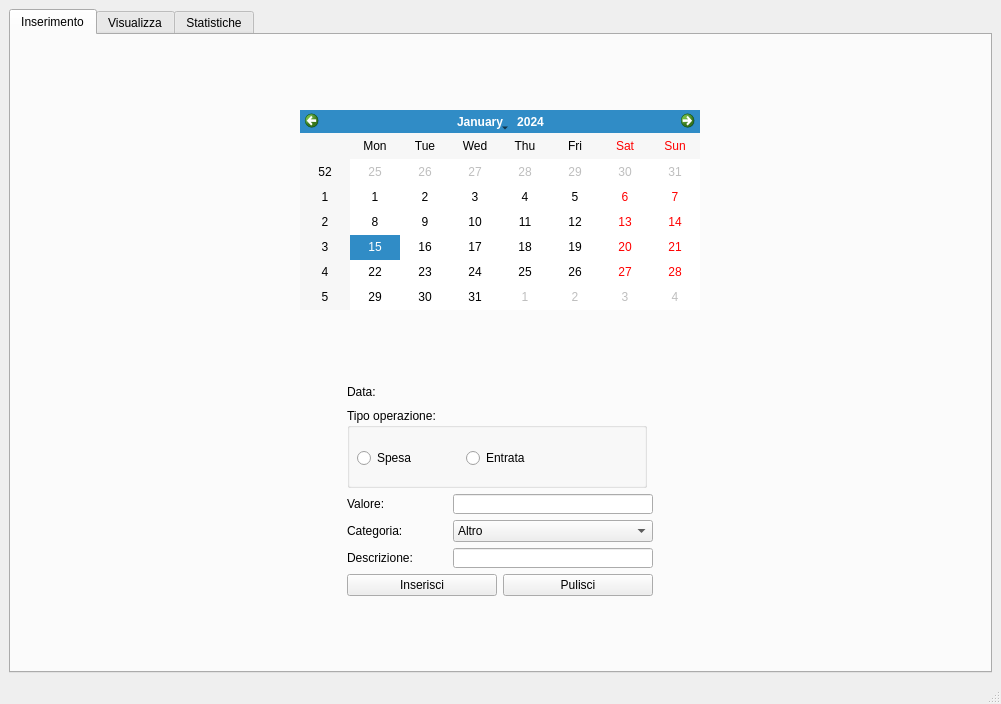
<?xml version="1.0" encoding="UTF-8"?>
<ui version="4.0">
 <class>MainWindow</class>
 <widget class="QMainWindow" name="MainWindow">
  <property name="geometry">
   <rect>
    <x>0</x>
    <y>0</y>
    <width>1001</width>
    <height>704</height>
   </rect>
  </property>
  <property name="windowTitle">
   <string>MainWindow</string>
  </property>
  <widget class="QWidget" name="centralwidget">
   <layout class="QGridLayout" name="gridLayout">
    <item row="0" column="0">
     <widget class="QTabWidget" name="t_tabPrincipale">
      <property name="currentIndex">
       <number>0</number>
      </property>
      <widget class="QWidget" name="t_ins">
       <attribute name="title">
        <string>Inserimento</string>
       </attribute>
       <layout class="QGridLayout" name="gridLayout_5">
        <item row="0" column="0">
         <widget class="QCalendarWidget" name="calendarWidget">
          <property name="sizePolicy">
           <sizepolicy hsizetype="Preferred" vsizetype="Preferred">
            <horstretch>0</horstretch>
            <verstretch>0</verstretch>
           </sizepolicy>
          </property>
          <property name="minimumSize">
           <size>
            <width>0</width>
            <height>0</height>
           </size>
          </property>
          <property name="maximumSize">
           <size>
            <width>400</width>
            <height>200</height>
           </size>
          </property>
         </widget>
        </item>
        <item row="1" column="0">
         <layout class="QGridLayout" name="gridLayout_4">
          <item row="4" column="0">
           <layout class="QGridLayout" name="gridLayout_3">
            <item row="0" column="0">
             <widget class="QLabel" name="label_2">
              <property name="sizePolicy">
               <sizepolicy hsizetype="Fixed" vsizetype="Minimum">
                <horstretch>0</horstretch>
                <verstretch>0</verstretch>
               </sizepolicy>
              </property>
              <property name="minimumSize">
               <size>
                <width>100</width>
                <height>20</height>
               </size>
              </property>
              <property name="maximumSize">
               <size>
                <width>100</width>
                <height>20</height>
               </size>
              </property>
              <property name="text">
               <string>Descrizione:</string>
              </property>
             </widget>
            </item>
            <item row="0" column="1">
             <widget class="QLineEdit" name="l_lineDesc">
              <property name="sizePolicy">
               <sizepolicy hsizetype="Fixed" vsizetype="Fixed">
                <horstretch>0</horstretch>
                <verstretch>0</verstretch>
               </sizepolicy>
              </property>
              <property name="minimumSize">
               <size>
                <width>200</width>
                <height>20</height>
               </size>
              </property>
              <property name="maximumSize">
               <size>
                <width>200</width>
                <height>20</height>
               </size>
              </property>
             </widget>
            </item>
           </layout>
          </item>
          <item row="3" column="0">
           <layout class="QGridLayout" name="gridLayout_8">
            <item row="0" column="0">
             <widget class="QLabel" name="label_5">
              <property name="sizePolicy">
               <sizepolicy hsizetype="Fixed" vsizetype="Minimum">
                <horstretch>0</horstretch>
                <verstretch>0</verstretch>
               </sizepolicy>
              </property>
              <property name="minimumSize">
               <size>
                <width>100</width>
                <height>20</height>
               </size>
              </property>
              <property name="maximumSize">
               <size>
                <width>100</width>
                <height>20</height>
               </size>
              </property>
              <property name="text">
               <string>Categoria:</string>
              </property>
             </widget>
            </item>
            <item row="0" column="1">
             <widget class="QComboBox" name="c_comboCategoria">
              <item>
               <property name="text">
                <string>Altro</string>
               </property>
              </item>
              <item>
               <property name="text">
                <string>Amazon</string>
               </property>
              </item>
              <item>
               <property name="text">
                <string>Ristorante</string>
               </property>
              </item>
              <item>
               <property name="text">
                <string>Bar</string>
               </property>
              </item>
              <item>
               <property name="text">
                <string>Svago</string>
               </property>
              </item>
              <item>
               <property name="text">
                <string>Stipendio</string>
               </property>
              </item>
             </widget>
            </item>
           </layout>
          </item>
          <item row="0" column="0">
           <layout class="QGridLayout" name="gridLayout_7">
            <item row="0" column="0">
             <widget class="QLabel" name="label_4">
              <property name="sizePolicy">
               <sizepolicy hsizetype="Fixed" vsizetype="Fixed">
                <horstretch>0</horstretch>
                <verstretch>0</verstretch>
               </sizepolicy>
              </property>
              <property name="minimumSize">
               <size>
                <width>100</width>
                <height>20</height>
               </size>
              </property>
              <property name="maximumSize">
               <size>
                <width>100</width>
                <height>20</height>
               </size>
              </property>
              <property name="text">
               <string>Data:</string>
              </property>
             </widget>
            </item>
            <item row="0" column="1">
             <widget class="QLabel" name="l_labelData">
              <property name="text">
               <string/>
              </property>
             </widget>
            </item>
           </layout>
          </item>
          <item row="1" column="0">
           <widget class="QGroupBox" name="groupBox">
            <property name="sizePolicy">
             <sizepolicy hsizetype="Fixed" vsizetype="Fixed">
              <horstretch>0</horstretch>
              <verstretch>0</verstretch>
             </sizepolicy>
            </property>
            <property name="minimumSize">
             <size>
              <width>300</width>
              <height>80</height>
             </size>
            </property>
            <property name="maximumSize">
             <size>
              <width>300</width>
              <height>80</height>
             </size>
            </property>
            <property name="title">
             <string>Tipo operazione:</string>
            </property>
            <widget class="QWidget" name="layoutWidget">
             <property name="geometry">
              <rect>
               <x>10</x>
               <y>40</y>
               <width>211</width>
               <height>20</height>
              </rect>
             </property>
             <layout class="QHBoxLayout" name="horizontalLayout">
              <item>
               <widget class="QRadioButton" name="radioButton">
                <property name="text">
                 <string>Spesa</string>
                </property>
               </widget>
              </item>
              <item>
               <widget class="QRadioButton" name="radioButton_2">
                <property name="text">
                 <string>Entrata</string>
                </property>
               </widget>
              </item>
             </layout>
            </widget>
           </widget>
          </item>
          <item row="2" column="0">
           <layout class="QGridLayout" name="gridLayout_2">
            <item row="0" column="0">
             <widget class="QLabel" name="label_3">
              <property name="sizePolicy">
               <sizepolicy hsizetype="Fixed" vsizetype="Fixed">
                <horstretch>0</horstretch>
                <verstretch>0</verstretch>
               </sizepolicy>
              </property>
              <property name="minimumSize">
               <size>
                <width>100</width>
                <height>20</height>
               </size>
              </property>
              <property name="maximumSize">
               <size>
                <width>100</width>
                <height>20</height>
               </size>
              </property>
              <property name="text">
               <string>Valore:</string>
              </property>
             </widget>
            </item>
            <item row="0" column="1">
             <widget class="QLineEdit" name="l_lineValore">
              <property name="sizePolicy">
               <sizepolicy hsizetype="Fixed" vsizetype="Fixed">
                <horstretch>0</horstretch>
                <verstretch>0</verstretch>
               </sizepolicy>
              </property>
              <property name="minimumSize">
               <size>
                <width>200</width>
                <height>20</height>
               </size>
              </property>
              <property name="maximumSize">
               <size>
                <width>200</width>
                <height>20</height>
               </size>
              </property>
             </widget>
            </item>
           </layout>
          </item>
          <item row="5" column="0">
           <layout class="QHBoxLayout" name="horizontalLayout_3">
            <item>
             <widget class="QPushButton" name="b_buttonIns">
              <property name="text">
               <string>Inserisci</string>
              </property>
             </widget>
            </item>
            <item>
             <widget class="QPushButton" name="b_buttonPulisci">
              <property name="text">
               <string>Pulisci</string>
              </property>
             </widget>
            </item>
           </layout>
          </item>
         </layout>
        </item>
       </layout>
      </widget>
      <widget class="QWidget" name="t_vis">
       <attribute name="title">
        <string>Visualizza</string>
       </attribute>
       <layout class="QVBoxLayout" name="verticalLayout_4">
        <item>
         <layout class="QHBoxLayout" name="horizontalLayout_11">
          <item>
           <layout class="QVBoxLayout" name="verticalLayout_3">
            <item>
             <layout class="QVBoxLayout" name="verticalLayout">
              <item>
               <layout class="QHBoxLayout" name="horizontalLayout_2">
                <item>
                 <layout class="QHBoxLayout" name="horizontalLayout_6">
                  <item>
                   <widget class="QLabel" name="label_11">
                    <property name="minimumSize">
                     <size>
                      <width>120</width>
                      <height>20</height>
                     </size>
                    </property>
                    <property name="maximumSize">
                     <size>
                      <width>120</width>
                      <height>20</height>
                     </size>
                    </property>
                    <property name="text">
                     <string>Totale saldo:</string>
                    </property>
                   </widget>
                  </item>
                  <item>
                   <widget class="QLabel" name="l_labelEntrataTot">
                    <property name="minimumSize">
                     <size>
                      <width>100</width>
                      <height>20</height>
                     </size>
                    </property>
                    <property name="maximumSize">
                     <size>
                      <width>100</width>
                      <height>20</height>
                     </size>
                    </property>
                    <property name="text">
                     <string/>
                    </property>
                   </widget>
                  </item>
                 </layout>
                </item>
                <item>
                 <layout class="QHBoxLayout" name="horizontalLayout_7">
                  <item>
                   <widget class="QLabel" name="label_13">
                    <property name="minimumSize">
                     <size>
                      <width>120</width>
                      <height>20</height>
                     </size>
                    </property>
                    <property name="maximumSize">
                     <size>
                      <width>120</width>
                      <height>20</height>
                     </size>
                    </property>
                    <property name="text">
                     <string>Uscita totale:</string>
                    </property>
                   </widget>
                  </item>
                  <item>
                   <widget class="QLabel" name="l_labelUscitaTot">
                    <property name="minimumSize">
                     <size>
                      <width>100</width>
                      <height>20</height>
                     </size>
                    </property>
                    <property name="maximumSize">
                     <size>
                      <width>100</width>
                      <height>20</height>
                     </size>
                    </property>
                    <property name="text">
                     <string/>
                    </property>
                   </widget>
                  </item>
                 </layout>
                </item>
               </layout>
              </item>
              <item>
               <layout class="QHBoxLayout" name="horizontalLayout_5">
                <item>
                 <layout class="QHBoxLayout" name="horizontalLayout_9">
                  <item>
                   <widget class="QLabel" name="label_17">
                    <property name="minimumSize">
                     <size>
                      <width>120</width>
                      <height>20</height>
                     </size>
                    </property>
                    <property name="maximumSize">
                     <size>
                      <width>120</width>
                      <height>20</height>
                     </size>
                    </property>
                    <property name="text">
                     <string>Entrata mensile:</string>
                    </property>
                   </widget>
                  </item>
                  <item>
                   <widget class="QLabel" name="l_labelEntrataMensile">
                    <property name="minimumSize">
                     <size>
                      <width>100</width>
                      <height>20</height>
                     </size>
                    </property>
                    <property name="maximumSize">
                     <size>
                      <width>100</width>
                      <height>20</height>
                     </size>
                    </property>
                    <property name="text">
                     <string/>
                    </property>
                   </widget>
                  </item>
                 </layout>
                </item>
                <item>
                 <layout class="QHBoxLayout" name="horizontalLayout_8">
                  <item>
                   <widget class="QLabel" name="label_15">
                    <property name="minimumSize">
                     <size>
                      <width>120</width>
                      <height>20</height>
                     </size>
                    </property>
                    <property name="maximumSize">
                     <size>
                      <width>120</width>
                      <height>20</height>
                     </size>
                    </property>
                    <property name="text">
                     <string>Uscita mensile:</string>
                    </property>
                   </widget>
                  </item>
                  <item>
                   <widget class="QLabel" name="l_labelUscitaMensile">
                    <property name="minimumSize">
                     <size>
                      <width>100</width>
                      <height>20</height>
                     </size>
                    </property>
                    <property name="maximumSize">
                     <size>
                      <width>100</width>
                      <height>20</height>
                     </size>
                    </property>
                    <property name="text">
                     <string/>
                    </property>
                   </widget>
                  </item>
                 </layout>
                </item>
               </layout>
              </item>
              <item>
               <layout class="QHBoxLayout" name="horizontalLayout_15">
                <item>
                 <layout class="QHBoxLayout" name="horizontalLayout_19">
                  <item>
                   <widget class="QLabel" name="label_24">
                    <property name="minimumSize">
                     <size>
                      <width>120</width>
                      <height>20</height>
                     </size>
                    </property>
                    <property name="maximumSize">
                     <size>
                      <width>120</width>
                      <height>20</height>
                     </size>
                    </property>
                    <property name="text">
                     <string>Entrata settimana:</string>
                    </property>
                   </widget>
                  </item>
                  <item>
                   <widget class="QLabel" name="l_labelEntrataSettimana">
                    <property name="minimumSize">
                     <size>
                      <width>100</width>
                      <height>20</height>
                     </size>
                    </property>
                    <property name="maximumSize">
                     <size>
                      <width>100</width>
                      <height>20</height>
                     </size>
                    </property>
                    <property name="text">
                     <string/>
                    </property>
                   </widget>
                  </item>
                 </layout>
                </item>
                <item>
                 <layout class="QHBoxLayout" name="horizontalLayout_18">
                  <item>
                   <widget class="QLabel" name="label_23">
                    <property name="minimumSize">
                     <size>
                      <width>120</width>
                      <height>20</height>
                     </size>
                    </property>
                    <property name="maximumSize">
                     <size>
                      <width>120</width>
                      <height>20</height>
                     </size>
                    </property>
                    <property name="text">
                     <string>Uscita settimana:</string>
                    </property>
                   </widget>
                  </item>
                  <item>
                   <widget class="QLabel" name="l_labelUscitaSettimana">
                    <property name="minimumSize">
                     <size>
                      <width>100</width>
                      <height>20</height>
                     </size>
                    </property>
                    <property name="maximumSize">
                     <size>
                      <width>100</width>
                      <height>20</height>
                     </size>
                    </property>
                    <property name="text">
                     <string/>
                    </property>
                   </widget>
                  </item>
                 </layout>
                </item>
               </layout>
              </item>
              <item>
               <layout class="QHBoxLayout" name="horizontalLayout_20">
                <item>
                 <layout class="QHBoxLayout" name="horizontalLayout_16">
                  <item>
                   <widget class="QLabel" name="label_21">
                    <property name="minimumSize">
                     <size>
                      <width>120</width>
                      <height>20</height>
                     </size>
                    </property>
                    <property name="maximumSize">
                     <size>
                      <width>120</width>
                      <height>20</height>
                     </size>
                    </property>
                    <property name="text">
                     <string>Entrata giorno:</string>
                    </property>
                   </widget>
                  </item>
                  <item>
                   <widget class="QLabel" name="l_labelEntrataGiorno">
                    <property name="minimumSize">
                     <size>
                      <width>100</width>
                      <height>20</height>
                     </size>
                    </property>
                    <property name="maximumSize">
                     <size>
                      <width>100</width>
                      <height>20</height>
                     </size>
                    </property>
                    <property name="text">
                     <string/>
                    </property>
                   </widget>
                  </item>
                 </layout>
                </item>
                <item>
                 <layout class="QHBoxLayout" name="horizontalLayout_17">
                  <item>
                   <widget class="QLabel" name="label_22">
                    <property name="minimumSize">
                     <size>
                      <width>120</width>
                      <height>20</height>
                     </size>
                    </property>
                    <property name="maximumSize">
                     <size>
                      <width>120</width>
                      <height>20</height>
                     </size>
                    </property>
                    <property name="text">
                     <string>Uscita giorno:</string>
                    </property>
                   </widget>
                  </item>
                  <item>
                   <widget class="QLabel" name="l_labelUscitaGiorno">
                    <property name="minimumSize">
                     <size>
                      <width>100</width>
                      <height>20</height>
                     </size>
                    </property>
                    <property name="maximumSize">
                     <size>
                      <width>100</width>
                      <height>20</height>
                     </size>
                    </property>
                    <property name="text">
                     <string/>
                    </property>
                   </widget>
                  </item>
                 </layout>
                </item>
               </layout>
              </item>
             </layout>
            </item>
            <item>
             <widget class="QCalendarWidget" name="calendarWidget_vis"/>
            </item>
           </layout>
          </item>
          <item>
           <layout class="QVBoxLayout" name="verticalLayout_2">
            <item>
             <widget class="QGroupBox" name="groupBox_2">
              <property name="minimumSize">
               <size>
                <width>0</width>
                <height>85</height>
               </size>
              </property>
              <property name="maximumSize">
               <size>
                <width>16777215</width>
                <height>85</height>
               </size>
              </property>
              <property name="title">
               <string>Visualizzazione</string>
              </property>
              <widget class="QWidget" name="layoutWidget">
               <property name="geometry">
                <rect>
                 <x>10</x>
                 <y>40</y>
                 <width>231</width>
                 <height>20</height>
                </rect>
               </property>
               <layout class="QHBoxLayout" name="horizontalLayout_4">
                <item>
                 <widget class="QRadioButton" name="r_radioMese">
                  <property name="text">
                   <string>Mese</string>
                  </property>
                 </widget>
                </item>
                <item>
                 <widget class="QRadioButton" name="r_radioSettimana">
                  <property name="text">
                   <string>Settimana</string>
                  </property>
                 </widget>
                </item>
                <item>
                 <widget class="QRadioButton" name="r_radioGiorno">
                  <property name="text">
                   <string>Giorno</string>
                  </property>
                 </widget>
                </item>
               </layout>
              </widget>
             </widget>
            </item>
            <item>
             <widget class="QPushButton" name="b_bottonePdf">
              <property name="text">
               <string>Salva su file</string>
              </property>
             </widget>
            </item>
            <item>
             <widget class="QListWidget" name="listWidget"/>
            </item>
           </layout>
          </item>
         </layout>
        </item>
       </layout>
      </widget>
      <widget class="QWidget" name="t_sta">
       <attribute name="title">
        <string>Statistiche</string>
       </attribute>
       <layout class="QHBoxLayout" name="horizontalLayout_21">
        <item>
         <layout class="QVBoxLayout" name="verticalLayout_5">
          <item>
           <widget class="QGroupBox" name="groupBox_3">
            <property name="minimumSize">
             <size>
              <width>0</width>
              <height>85</height>
             </size>
            </property>
            <property name="maximumSize">
             <size>
              <width>16777215</width>
              <height>85</height>
             </size>
            </property>
            <property name="title">
             <string>Visualizzazione</string>
            </property>
            <layout class="QHBoxLayout" name="horizontalLayout_22">
             <item>
              <layout class="QHBoxLayout" name="horizontalLayout_10">
               <item>
                <widget class="QRadioButton" name="r_radioTotStat">
                 <property name="text">
                  <string>Totali</string>
                 </property>
                </widget>
               </item>
               <item>
                <widget class="QRadioButton" name="r_radioMeseStat">
                 <property name="text">
                  <string>Mese</string>
                 </property>
                </widget>
               </item>
               <item>
                <widget class="QRadioButton" name="r_radioSettimanaStat">
                 <property name="text">
                  <string>Settimana</string>
                 </property>
                </widget>
               </item>
               <item>
                <widget class="QRadioButton" name="r_radioGiornoStat">
                 <property name="text">
                  <string>Giorno</string>
                 </property>
                </widget>
               </item>
              </layout>
             </item>
            </layout>
           </widget>
          </item>
          <item>
           <layout class="QGridLayout" name="gridLayout_9">
            <item row="0" column="0">
             <widget class="QLabel" name="label_6">
              <property name="sizePolicy">
               <sizepolicy hsizetype="Fixed" vsizetype="Minimum">
                <horstretch>0</horstretch>
                <verstretch>0</verstretch>
               </sizepolicy>
              </property>
              <property name="minimumSize">
               <size>
                <width>100</width>
                <height>20</height>
               </size>
              </property>
              <property name="maximumSize">
               <size>
                <width>100</width>
                <height>20</height>
               </size>
              </property>
              <property name="text">
               <string>Categoria:</string>
              </property>
             </widget>
            </item>
            <item row="0" column="1">
             <widget class="QComboBox" name="c_comboCategoria_2">
              <item>
               <property name="text">
                <string>Altro</string>
               </property>
              </item>
              <item>
               <property name="text">
                <string>Amazon</string>
               </property>
              </item>
              <item>
               <property name="text">
                <string>Ristorante</string>
               </property>
              </item>
              <item>
               <property name="text">
                <string>Bar</string>
               </property>
              </item>
              <item>
               <property name="text">
                <string>Svago</string>
               </property>
              </item>
              <item>
               <property name="text">
                <string>Stipendio</string>
               </property>
              </item>
             </widget>
            </item>
           </layout>
          </item>
          <item>
           <widget class="QCalendarWidget" name="calendarWidget_2"/>
          </item>
         </layout>
        </item>
        <item>
         <widget class="QGroupBox" name="groupBox_4">
          <property name="title">
           <string>Spese ed entrate per la categoria</string>
          </property>
          <layout class="QGridLayout" name="gridLayout_6">
           <item row="1" column="0">
            <layout class="QHBoxLayout" name="horizontalLayout_14">
             <item>
              <widget class="QLabel" name="label_18">
               <property name="minimumSize">
                <size>
                 <width>120</width>
                 <height>20</height>
                </size>
               </property>
               <property name="maximumSize">
                <size>
                 <width>120</width>
                 <height>20</height>
                </size>
               </property>
               <property name="text">
                <string>Entrata totale:</string>
               </property>
              </widget>
             </item>
             <item>
              <widget class="QLabel" name="l_labelEntrataTotStat">
               <property name="minimumSize">
                <size>
                 <width>100</width>
                 <height>20</height>
                </size>
               </property>
               <property name="maximumSize">
                <size>
                 <width>100</width>
                 <height>20</height>
                </size>
               </property>
               <property name="text">
                <string/>
               </property>
              </widget>
             </item>
            </layout>
           </item>
           <item row="0" column="0">
            <layout class="QHBoxLayout" name="horizontalLayout_13">
             <item>
              <widget class="QLabel" name="label_16">
               <property name="minimumSize">
                <size>
                 <width>120</width>
                 <height>20</height>
                </size>
               </property>
               <property name="maximumSize">
                <size>
                 <width>120</width>
                 <height>20</height>
                </size>
               </property>
               <property name="text">
                <string>Uscita totale:</string>
               </property>
              </widget>
             </item>
             <item>
              <widget class="QLabel" name="l_labelUscitaTotStat">
               <property name="minimumSize">
                <size>
                 <width>100</width>
                 <height>20</height>
                </size>
               </property>
               <property name="maximumSize">
                <size>
                 <width>100</width>
                 <height>20</height>
                </size>
               </property>
               <property name="text">
                <string/>
               </property>
              </widget>
             </item>
            </layout>
           </item>
           <item row="2" column="0">
            <spacer name="verticalSpacer">
             <property name="orientation">
              <enum>Qt::Vertical</enum>
             </property>
             <property name="sizeHint" stdset="0">
              <size>
               <width>20</width>
               <height>40</height>
              </size>
             </property>
            </spacer>
           </item>
          </layout>
         </widget>
        </item>
       </layout>
      </widget>
     </widget>
    </item>
   </layout>
  </widget>
  <widget class="QMenuBar" name="menubar">
   <property name="geometry">
    <rect>
     <x>0</x>
     <y>0</y>
     <width>1001</width>
     <height>22</height>
    </rect>
   </property>
  </widget>
  <widget class="QStatusBar" name="statusbar"/>
 </widget>
 <resources/>
 <connections/>
</ui>
